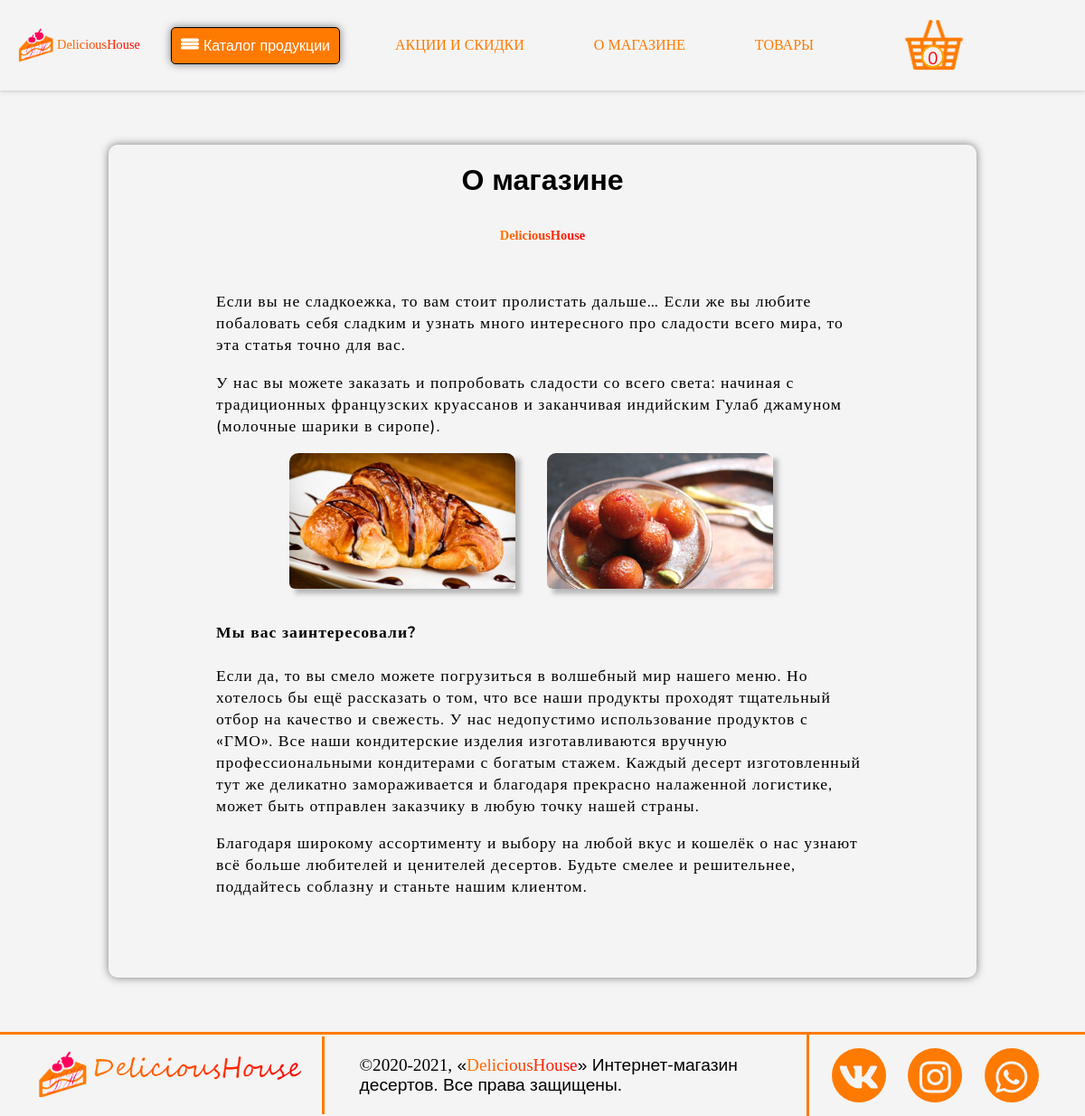
Screenshot of /templates/aboutStore.view.php with the database file from the repository.
### tables this page shows
CREATE TABLE `texts` (
  `id` int(11) NOT NULL,
  `text` varchar(2000) NOT NULL
);

### BD/Connect.php (called while the page is built, shortened)
<?php
class Connect
{
    public static function make($conn)
    {
        return new PDO(
            'mysql:host=' . $conn['host'] . ';dbname=' . $conn['dbname'],
            $conn['login'],
            $conn['password'],
            $conn['options']
        );
    }
}

### bootstrap.php (called while the page is built, shortened)
<?php
include $_SERVER['DOCUMENT_ROOT'] . '/BD/Connect.php';
include $_SERVER['DOCUMENT_ROOT'] . '/APP/Models/Product.php';
$dataProd = new Product(Connect::make(CONN));
$text1 = $dataProd->getOneText(1);
$text2 = $dataProd->getOneText(2);

### APP/Models/Product.php (called while the page is built, shortened)
<?php
class Product
{
    protected $pdo;
    public function __construct(PDO $pdo)
    {
        $this->pdo = $pdo;
    }
    public function getOneText($id)
    {
        $stmt = $this->pdo->prepare('SELECT * FROM texts WHERE id=:id');
        $stmt->execute(['id' => $id]);
        return $stmt->fetch();
    }
}

### templates/aboutStore.view.php (the view, shortened to what this page needs)
<?php include $_SERVER["DOCUMENT_ROOT"] . "/bootstrap.php"; ?>
<?php include $_SERVER["DOCUMENT_ROOT"] . "/templates/header.view.php"; ?>
    <link rel="stylesheet" href="/CSS/aboutStore.css">
    <div class="cardsStore">
        <h1 style="text-align: center">О магазине</h1>
        <div class="cards">
            <h2 class="dh">DeliciousHouse</h2>
            <div class="text">
                <?= $text1->text ?>
                <div class="cards">
                    <div class="card-container">
                        <div class="cardB">
                            <div class="side"><img class="imgCards" src="/startIMG/Круассан.jfif"
                                                   alt="Круассан"></div>
                            <div class="side back">Круассан</div>
                        </div>
                    </div>
                    <div class="card-container">
                        <div class="cardB">
                            <div class="side"><img class="imgCards" src="/startIMG/Гулаб_Джамун.jpg"
                                                   alt="Гулаб Джамун"></div>
                            <div class="side back">Гулаб Джамун</div>
                        </div>
                    </div>
                </div>
                <?= $text2->text ?>
            </div>
        </div>
    </div>
<?php include $_SERVER["DOCUMENT_ROOT"] . "/templates/footer.view.php"; ?>

### templates/header.view.php (shortened to what this page needs)
<!doctype html>
<html lang="ru">
<head>
    <link rel="stylesheet" href="/CSS/sidebar.css">
    <link rel="stylesheet" href="/CSS/slider.css">
    <link rel="stylesheet" href="/CSS/nav.css">
    <link rel="stylesheet" href="/CSS/products.css">
    <link rel="stylesheet" href="https://use.fontawesome.com/releases/v5.8.1/css/all.css"
>
    <link rel="stylesheet" href="/CSS/footer.css">
</head>
<body>
<div class="global">
<?php include $_SERVER["DOCUMENT_ROOT"] . "/templates/nav.view.php"; ?>

### templates/nav.view.php (shortened to what this page needs)
<div class="navbar">
    <div class="logo">
        <ul>
            <li><a class="sl2" href="/"><img class="nav_logo" src="/startIMG/logo.png" alt="img"><span class="dh">DeliciousHouse</span></a>
            </li>
        </ul>
    </div>
    <ul class="links">
        <li>
            <button class="btn_nav pushmenu">
                Каталог продукции
            </button>
        </li>
        <li><a class="sl" href="/templates/promotionsAndDiscounts.view.php">Акции и скидки</a></li>
        <li><a class="sl" href="/templates/aboutStore.view.php">О магазине</a></li>
        <li><a class="sl" href="/products/sortProducts.php?id=<?= $category->id ?>">Товары</a></li>
        <li><a href="/baskets/index.php">
                <div class="nav_cont"><img class="nav_basket" src="/startIMG/корзина.png" alt="img">
                    <div class="nav_count"><?= isset($_SESSION['basket']) ? count($_SESSION['basket']) : 0?></div>
                </div>
            </a></li>
    </ul>
</div>

### templates/footer.view.php (shortened to what this page needs)
<footer>
    <div class="logoFooter">
        <img src="/startIMG/logotype.png" alt="img">
    </div>
    <div class="divCopyText">
        <span style="font-family: BRUSH SCRIPT MT">&copy;2020-2021,</span> &#171;<span class="dh3"><a href="/templates/aboutStore.view.php">DeliciousHouse</a></span>&#187;
        Интернет-магазин десертов. Все права
        защищены.
    </div>
    <div class="divCopy">
        <div class="social">
            <a href="" target="blank"><i class="fab fa-vk"></i></a>
            <a href="" target="blank"><i class="fab fa-instagram"></i></a>
            <a href="" target="blank"><i class="fab fa-whatsapp"></i></a>
        </div>
    </div>
</footer>
</div>
</body>
</html>

### CSS/sidebar.css (style rules this page uses)
#nav-icon3 { width: 20px; height: 15px; bottom: auto; position: relative; -webkit-transform: rotate(0deg); -moz-transform: rotate(0deg); -o-transform: rotate(0deg); transform: rotate(0deg); -webkit-transition: .5s ease-in-out; -moz-transition: .5s ease-in-out; -o-transition: .5s ease-in-out; transition: .5s ease-in-out; cursor: pointer; }

### CSS/slider.css (style rules this page uses)
body { margin: 0; font-family: sans-serif; overflow-x: hidden; }
* { box-sizing: border-box; }

### CSS/nav.css (style rules this page uses)
html, body { height: 100%; background: #f4f4f4; }
.divCopy { padding: 15px; border-left: 3px solid #FF7A00; box-sizing: border-box; margin: 0 auto; }
.divCopyText { width: 40%; font-size: 120%; padding: 1%; }
body { margin: 0; padding: 0; display: flex; flex-direction: column; }
footer { display: flex; flex-wrap: nowrap; justify-content: space-evenly; flex-direction: row; border-top: 3px solid #FF7A00; align-content: center; align-items: center; margin: 0 auto; padding: 0; }
.logoFooter { border-right: 3px solid #FF7A00; margin: 0 auto; padding: 15px; }
.logoFooter img { width: 300px; }
.global { background-color: #f4f4f4; width: 100%; height: 100vh; margin: 0 auto; flex: 1 0 auto; }
li img { vertical-align: middle; }
.dh { font-size: 150%; background: linear-gradient(to right, #FF7A00, red); font-family: SEGOE SCRIPT; -webkit-background-clip: text; -webkit-text-fill-color: transparent; }
.dh3 { font-size: 100%; background: linear-gradient(to right, #FF7A00, red); font-family: SEGOE SCRIPT; -webkit-background-clip: text; -webkit-text-fill-color: transparent; }
.nav_logo { width: 5em; }
.nav_cont { position: relative; width: 100%; }
.nav_count { text-align: center; font-size: 120%; width: 25px; height: 25px; border: 2px solid orange; border-radius: 50%; background-color: #f4f4f4; position: absolute; right: 40%; top: 50%; color: #ff0400; }
ul { list-style-type: none; margin: 0; padding: 0; overflow: hidden; }
li { float: left; margin-right: 15px; }
li .sl { display: block; color: #FF7A00; text-align: center; padding: 14px 16px; text-decoration: none; }
li .sl2 { display: block; text-decoration: none; }
.btn_nav { text-align: center; justify-content: center; padding: 10px; font-size: 100%; border: 1px solid black; border-radius: 5px; background-color: #FF7A00; box-shadow: 0 0 10px rgba(0, 0, 0, 0.5); outline: none; color: white; text-decoration: none; }
* { box-sizing: border-box; transition: 0.4s ease all; }
.navbar { background-color: #f4f4f4; padding: 15px; width: 100%; height: 100px; display: flex; align-items: center; box-shadow: 0.0em 0.0em 5px rgba(122, 122, 122, 0.5); }
.navbar .logo { cursor: pointer; font-family: "Lacquer"; }
.navbar ul.links { font-family: "Nunito"; margin-left: auto; margin-right: 50px; list-style: none; display: flex; align-items: center; transition: 0.4s ease all, 0s ease background; }
.navbar ul.links li { text-transform: uppercase; padding: 0 15px; height: 65px; display: flex; justify-content: center; align-items: center; transition: 0.4s ease all, 0s ease margin; }
.navbar ul.links li a { display: block; color: #FF7A00; text-align: center; padding: 14px 16px; text-decoration: none; }
@media screen and (max-width: 1200px) { .dh { font-size: 90%; background: linear-gradient(to right, #FF7A00, red); font-family: SEGOE SCRIPT; -webkit-background-clip: text; -webkit-text-fill-color: transparent; } }
@media screen and (max-width: 1200px) { .nav_logo { width: 3em; } }

### CSS/products.css (style rules this page uses)
.cards { display: flex; flex-wrap: wrap; justify-content: space-evenly; flex-direction: row; margin: 0 10% 5% 10%; }
.cardsStore { display: flex; flex-wrap: wrap; justify-content: space-evenly; flex-direction: row; margin: 5% 10% 5% 10%; box-shadow: 0 0 10px rgba(0, 0, 0, 0.5); border-radius: 10px; }
.imgCards { border-radius: 10px; width: 100%; justify-content: center; align-content: center; background-size: cover; }
.text { padding: 3%; }
.bold { color: black; font-weight: bold; }

### CSS/footer.css (style rules this page uses)
.fab { width: 60px; height: 60px; line-height: 60px; margin: 0 10px; text-align: center; border-radius: 50%; transition: 0.5s; }
.fa-vk { color: #f4f4f4; font-size: 40px; background: #FF7A00; line-height: 45px; padding-top: 10px; }
.fa-instagram { color: #f4f4f4; font-size: 40px; background: #FF7A00; line-height: 45px; padding-top: 10px; }
.fa-whatsapp { color: #f4f4f4; font-size: 40px; background: #FF7A00; line-height: 45px; padding-top: 10px; }

### rows the page displays
texts: text "Если вы не сладкоежка, то вам стоит пролистать дальше… Если же вы любите побаловать себя сладким и узнать много интересного про сладости всего мира, то эта статья точно для вас. У нас вы можете заказать и попробовать сладости со всего света: начиная с традиционных французских круассанов и заканчивая индийским Гулаб джамуном (молочные шарики в сиропе)."
texts: text "Мы вас заинтересовали? Если да, то вы смело можете погрузиться в волшебный мир нашего меню. Но хотелось бы ещё рассказать о том, что все наши продукты проходят тщательный отбор на качество и свежесть. У нас недопустимо использование продуктов с «ГМО». Все наши кондитерские изделия изготавливаются вручную профессиональными кондитерами с богатым стажем. Каждый десерт изготовленный тут же деликатно замораживается и благодаря прекрасно налаженной логистике, может быть отправлен заказчику в любую точку нашей страны. Благодаря широкому ассортименту и выбору на любой вкус и кошелёк о нас узнают всё больше любителей и ценителей десертов. Будьте смелее и решительнее, поддайтесь соблазну и станьте…"
